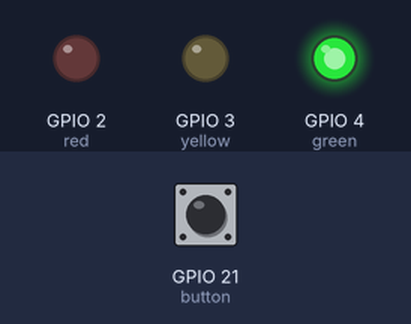
Bench run of a program on a simulated Raspberry Pi (BCM pin numbers). On the bench: output pins drawn as LEDs (lit = HIGH). Dashed ring = blinking. The inputs (shaded band) are chosen by the test bench; at power-on: GPIO 21 (button) HIGH.

Above: at 1.2 s.
1.3 s: GPIO 21 (button) pulled LOW for 0.15 s
At 1.65 s:
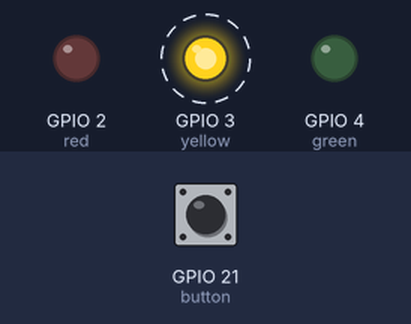
At 5.4 s:
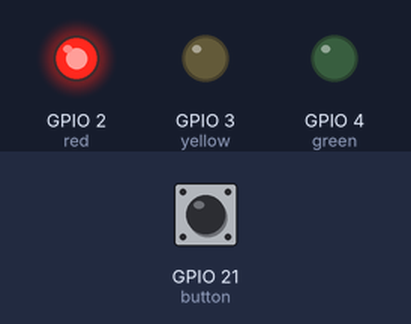
Timing chart, 0 to 11.1 s (numbered marks = the images above; inputs shaded):
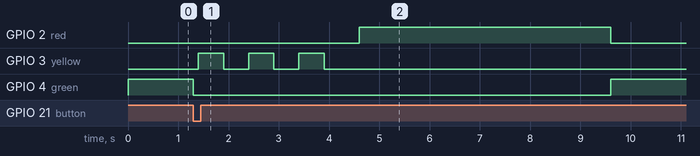

Measured:
- after the input at 1.3 s, GPIO 2 (red): LOW → HIGH after 3.3 s, → LOW 5.0 s later; GPIO 3 (yellow): alternates HIGH for 0.50 s and LOW for 0.50 s, 6 changes in all, then stays LOW, starting after 0.10 s; GPIO 4 (green): HIGH → LOW at once, → HIGH 8.3 s later

The program:

traffic.py
```python
from gpiozero import Button, LED
from time import sleep
button = Button(21)
red = LED(2)
yellow = LED(3)
green = LED(4)

red.off()
yellow.off()
green.on()

while True:
    button.wait_for_press()
    green.off()
    sleep(0.1)
    yellow.blink(0.5,0.5)
    sleep(3)
    yellow.off()
    sleep(0.2)
    red.on()
    sleep(5)
    red.off()
    green.on()
```
